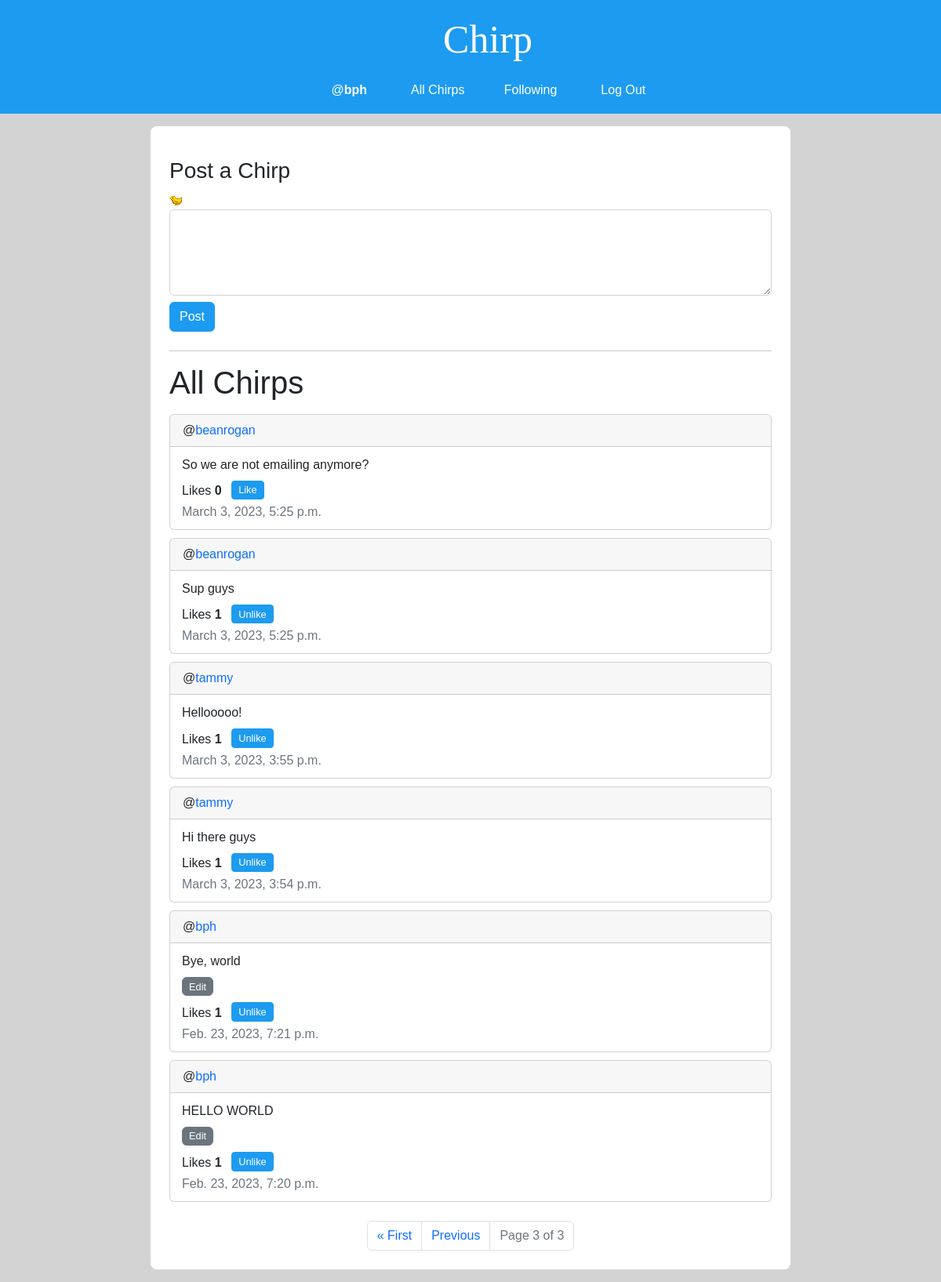
The page /?page=3 (signed in) on the database its author committed.
### network/models.py (models this page shows, shortened)
class User(AbstractUser):
    pass

class Post(models.Model):
    author = models.ForeignKey('User', on_delete=models.CASCADE, related_name="+")
    content = models.TextField(max_length=280, verbose_name='')
    datetime = models.DateTimeField(auto_now_add=True)
    def likes(self):
        return self.like_objs.count()
    def users_liked(self):
        users = [like_obj.user for like_obj in self.like_objs.all()]
        return users

### network/views.py (the view)
# urls.py: path("", views.index, name="index"),
def index(request):
    if request.method == "POST":
        if request.user.is_authenticated:
            f = NewPostForm(request.POST)
            post = f.save(commit=False)
            post.author = request.user
            post.save()
        else:
            return render(request, "network/error-page.html", {
                'message': error_message['login_to_post']
            })
        return HttpResponseRedirect(reverse("index"))
    else:
        post_list = Post.objects.order_by("-datetime")
        paginator = Paginator(post_list, 10)
        page_number = request.GET.get('page')
        page_obj = paginator.get_page(page_number)
        return render(request, "network/index.html", {
            'form': NewPostForm(),
            'page_obj': page_obj,
        })

### network/forms.py
class NewPostForm(ModelForm):
    class Meta:
        model = Post
        fields = ['content']
        widgets = {
            'content': Textarea(attrs={'class': 'newpost form-control', 'cols': 40, 'rows': 4}),
        }

### network/templates/network/index.html (shortened to what this page needs)
{% extends "network/layout.html" %}
{% block body %}
    {% if user.is_authenticated %}
    <h3>Post a Chirp</h3><img alt="tweety bird">
        <div class="new-post-form-container">
            <form action="{% url 'index' %}" method="post">
                {{ form }}
                <input class="btn btn-primary my-2" type="submit" value="Post"/>
            </form>
        </div>
        <hr>
    {% endif %}
    <h1>All Chirps</h1>
    {% include "network/post-pagination.html" with user=user page_obj=page_obj %}
{% endblock %}

### network/templates/network/layout.html (shortened to what this page needs)
{% load static %}
<!DOCTYPE html>
<html lang="en">
    <head>
        <link href="https://cdn.jsdelivr.net/npm/bootstrap@5.2.3/dist/css/bootstrap.min.css" rel="stylesheet">
        <link href="{% static 'network/styles.css' %}" rel="stylesheet">
    </head>
    <body>
        <nav class="navbar navbar-expand-lg nav-justified">
            <a class="navbar-brand" href="{% url 'index' %}">Chirp</a>
            <div>
              <ul class="navbar-nav">
                {% if user.is_authenticated %}
                    <li class="nav-item">
                        <a class="nav-link" href="{% url 'profile' user.username %}">@<strong id="username">{{ user.username }}</strong></a>
                    </li>
                {% endif %}
                <li class="nav-item">
                  <a class="nav-link" href="{% url 'index' %}">All Chirps</a>
                </li>
                {% if user.is_authenticated %}
                    <li class="nav-item">
                        <a class="nav-link" href="{% url 'following' %}">Following</a>
                    </li>
                    <li class="nav-item nav-access">
                        <a class="nav-link" href="{% url 'logout' %}">Log Out</a>
                    </li>
                {% endif %}
              </ul>
            </div>
        </nav>
        <div class="containter row">
            <div class="col-md-2"></div>
            <div class="body col-md-8 mt-3 mb-3 pt-4 pb-2 px-4 rounded-3">
                {% block body %}{% endblock %}
            </div>
            <div class="col-md-2"></div>
        </div>
    </body>
</html>

### network/templates/network/post-pagination.html (shortened to what this page needs)
<div class="post-group">
    {% for post in page_obj %}
        <div class="post card">
            <div class="card-header post-author" id="postAuthor_{{ post.id }}">@<a class="post-author-link" href="{% url 'profile' post.author.username %}">{{post.author}}</a></div>
            <div class="card-body position-relative">
                <div class="post-content-container mb-2" id="postContentContainer_{{ post.id }}">
                    <span class="post-content card-text" id="postContent_{{ post.id }}" style="display: block">{{post.content}}</span>
                    {% if post.author == user %}
                        <button class="post-content-button edit-button btn btn-secondary mt-2" id="postContentEditButton_{{ post.id }}">Edit</button>
                    {% endif %}
                </div>
                <div class="like-button-group d-sm-inline">
                    Likes <span class="like-count" id="likeCount_{{ post.id }}">{{ post.likes }}</span>
                    {% if user not in post.users_liked and user.is_authenticated %}
                        <button class="like-unlike-button btn btn-primary btn-sm mb-1 ms-2" id="{{ post.id }}">Like</button>
                    {% elif user in post.users_liked and user.is_authenticated %}
                        <button class="like-unlike-button btn btn-primary btn-sm mb-1 ms-2" id="{{ post.id }}">Unlike</button>
                    {% else %}
                        <button class="like-unlike-button btn btn-primary btn-sm mb-1 ms-2" id="{{ post.id }}" disabled>Like</button>
                    {% endif %}
                </div>
                <div class="post-datetime d-sm-block fw-light text-muted" id="postDatetime_{{ post.id }}">{{post.datetime}}</div>
            </div>
        </div>
    {% endfor %}
    <nav class="mt-4">
        <ul class="pagination justify-content-center">
            {% if page_obj.has_previous %}
                {% if page_obj.previous_page_number != 1 %}
                    <li class="page-item first"><a class="page-link" href="?page=1">&laquo; First</a></li>
                {% endif %}
                <li class="page-item previous"><a class="page-link" href="?page={{ page_obj.previous_page_number }}">Previous</a></li>
            {% endif %}
            <li class="page-item current disabled">
                <a class="page-link">Page {{ page_obj.number }} of {{ page_obj.paginator.num_pages }}</a>
            </li>
        </ul>
    </nav>
</div>

### network/static/network/styles.css (style rules this page uses)
.like-unlike-button, .post-content-button { --bs-btn-padding-y: .10rem; --bs-btn-padding-x: .5rem; --bs-btn-font-size: .80rem; }
.btn-primary { --bs-btn-bg: rgb(29, 155, 240); --bs-btn-border-color: rgb(29, 155, 240); --bs-btn-hover-bg: rgb(25, 129, 198); --bs-btn-hover-border-color: rgb(25, 129, 198); }
body { background-color: lightgray; font-family: "Varela", sans-serif; }
.navbar-brand { font-family: "Brush Script MT", cursive; color: white; font-size: 50px; margin-left: 60px; }
.navbar { background-color: rgb(29, 155, 240); flex-direction: column; }
.nav-link { color: white; margin: 2px 20px; font-family: unset; }
.body { background-color: white; }
h1 { margin: 16px 0px; }
.card-body { padding: 3px 15px 10px 15px; }
.post-author-link { text-decoration: none !important; }
.post { margin-bottom: 10px; }
.like-count { font-weight: bold; }

### rows shown on the page
User: username "bph"
Post: author "beanrogan", content "So we are not emailing anymore?", likes "0", datetime "March 3, 2023, 5:25 p.m."
Post: author "beanrogan", content "Sup guys", likes "1", datetime "March 3, 2023, 5:25 p.m."
Post: author "tammy", content "Hellooooo!", likes "1", datetime "March 3, 2023, 3:55 p.m."
Post: author "tammy", content "Hi there guys", likes "1", datetime "March 3, 2023, 3:54 p.m."
Post: author "bph", content "Bye, world", likes "1", datetime "Feb. 23, 2023, 7:21 p.m."
Post: author "bph", content "HELLO WORLD", likes "1", datetime "Feb. 23, 2023, 7:20 p.m."

### other values the page prints
{{ page_obj.number }} "3"
{{ page_obj.paginator.num_pages }} "3"
